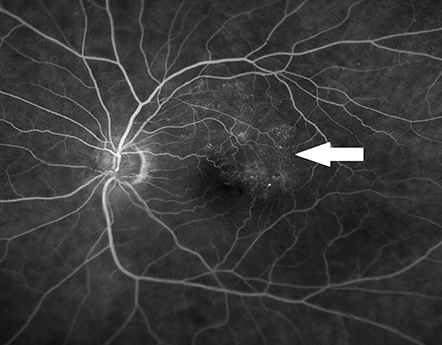
%> input picture Best_Satellite_Images/fovea7.png, 442 x 345 px
$ octave Main_satellite_contrast.m   (GNU Octave 9; MATLAB toolbox functions it lacks are replaced by stand-ins)
%> lines starting %> are read from the running program, lines starting %| are printed output that depends on the picture
### Matlab_Codes/Subbands.m
function [ LL, HL, LH, HH, Sub_Im ] = Subbands( image )
%The Subband function performs DWT to obtain 4 subbands of an image.
%   Input: image
%   Output: LL, HL, LH, HH subbands obtained by performing Discrete Wavelet Transform (DWT).
%           Sub_Im which is an array containing the 4 subbands

image = double(image); % the data should be in double precision value format
[LL, HL, LH, HH] = dwt2 ( image, 'db1' );  % perform DWT to obtain the 4 subbands
[H, W] = size(LL); % obtain height(H) and width(W) of subband LL to know the size of the array.
Sub_Im = zeros (2*H, 2*W); % initializing an array with H and W dimensions that will contain all 4 subbands.

  Sub_Im ( 1 : H , 1 : W ) = LL;
  Sub_Im ( 1 : H , (W+1 : W*2) ) = HL;
  Sub_Im ( (H+1 : H*2) , 1:W ) = LH;
  Sub_Im ( (H+1 : H*2) , (W+1 : W*2) ) = HH;

end

### Matlab_Codes/SVD_DWT.m
function [ contrast_enhanced_img ] = SVD_DWT( low_contrast_img )
%%% Applys DWT and SVD to obtain a contrast enhaced image
% The technique decomposes the input image into the Discrete Wavelet Transform (DWT) subbands,
% updates the singular value matrix (SVD)  of the LL subband
% and reconstructs the image by Inverse Discrete Wavelet Transform (IDWT).
%%%   input = low contrast image
%%%   output = contrast enhanced image
%
%%% Based on the article:
% "Satellite Image Contrast Enhancement Based On Discrete Wavelet Transform and Singular Value Decomposition".
% By Hasan Demirel, Cagri Ozcinar & Gholamreza Anbarjafari
%----------------------------------------------------------


%% OBTAINING THE LL SUBBAND OF ORIGINAL IMAGE
[LL_orig, HL_orig, LH_orig, HH_orig, Subbands_orig] = Subbands (low_contrast_img);

%% PERFORMING SINGULAR VALUE DECOMPOSITION (SVD) ON THE LL SUBBAND OF ORIGINAL IMAGE
[U_orig, S_orig, V_orig] = svd (LL_orig);

%% PERFORMING GENERAL HISTOGRAM EQUALIZATION (GHE)
ghe_img = histeq(low_contrast_img, 256);

%% OBTAINING LL SUBBAND OF EQUALIZED IMAGE
[LL_ghe, HL_ghe, LH_ghe, HH_ghe, Subbands_ghe] = Subbands (ghe_img);

%% PERFORMING SVD ON LL SUBBAND OF EQUALIZED IMAGE
[U_ghe, S_ghe, V_ghe] = svd(LL_ghe);

%% OBTAINING THE ZETA COEFFICIENT
Z = max(S_ghe) / max(S_orig); % dividing the max singular value of equalized img / max singular value of original img

%% CALCULATING NEW SIGMA
new_sigma = Z * S_orig; %updating the new singular value matrix

%% OBAINING NEW LL SUBBAND
new_LL = U_orig * new_sigma * V_orig' ; % obtaining the new LL subband

%% RECONSTRUCT NEW ENHANCED IMAGE BY IDWT
 contrast_enhanced_img = idwt2 (new_LL, HL_orig, LH_orig, HH_orig, 'db1'); %constructing the new enhanced image

end

### Matlab_Codes/BPDHE.m
function [outputImage, transformationMap] = BPDHE(inputImage, fuzzyMembershipType, parameters)
%
%fcnBPDFHE performs Brightness Preserving Dynamic Fuzzy Histogram
%   Equalization (BPDFHE) on an Image
%
%   OUTPUTIMAGE = fcnBPDFHE(INPUTIMAGE) performs BPDFHE on an image using
%   default parameter settings. Supported image classes for INPUTIMAGE
%   include uint8, uint16, int16, single, double. Default execution uses a
%   triangular membership function with support of 5. Default memberships
%   values are [1 2 3 4 5 4 3 2 1].
%
%   OUTPUTIMAGE = fcnBPDFHE(INPUTIMAGE,FUZZY_MEMBERSHIP_TYPE,PARAMETERS)
%   performs BPDFHE on the INPUTIMAGE using Fuzzy Memberships as defined in
%   FUZZY_MEMBERSHIP_TYPE
%       Options:
%       --------
%       triangular - uses a triangular membership function
%       gaussian - uses a gaussian membership function
%       custom - uses the  user defined membership values
%   PARAMETERS are to be specified accordingly for usage
%       Options:
%       --------
%       Width of support if 'triangular'. Suggested is 5 for uint8
%       Width of support and spread factor if 'gaussian'. Suggested is
%       [5,2] for uint8
%       User defined membership values if 'custom'. Suggested is [1 2 3 4 5 4 3 2 1]
%
%   [OUTPUTIMAGE, TRANSFORMATION_MAP] = fcnBPDFHE(...) returns also the
%   intensity transformation matrix for further usage.
%
%   Details of the method are available in
%   D. Sheet, H. Garud, A. Suveer, J. Chatterjee and M. Mahadevappa,
%   "Brightness Preserving Dynamic Fuzzy Histogram Equalization",
%   IEEE Trans., Consumer Electronics, vol. 56, no. 4, pp. 2475 - 2480,
%   Nov. 2010. [http://dx.doi.org/10.1109/TCE.2010.5681130]
%
%   H. Garud, D. Sheet, A. Suveer, P.K. Karri, A.K. Ray, M. Mahadevappa,
%   J. Chatterjee, "Brightness preserving contrast enhancement in digital
%   pathology", Proc. ICIIP 2011.
%   [http://dx.doi.org/10.1109/ICIIP.2011.6108964]
%
%   2009 (c) Debdoot Sheet, Indian Institute of Technology Kharagpur, India
%       Ver 1.0     28 January 2009
%       Ver 2.0     11 December 2011
%           Rev 1.0 14 December 2011
%           Rev 2.0 15 December 2011
%
% Example (Grayscale Images)
% --------------------------
% inputImage = imread('cameraman.tif');
% outputImage = fcnBPDFHE(inputImage);
% figure, subplot 131, imshow(inputImage), subplot 132,
% imshow(outputImage), subplot 133, imshow(inputImage-outputImage,[])
%
% Example (Color Images)
% --------------------------
% rgbInputImage = imread('peppers.png');
% labInputImage = applycform(rgbInputImage,makecform('srgb2lab'));
% Lbpdfhe = fcnBPDFHE(labInputImage(:,:,1));
% labOutputImage = cat(3,Lbpdfhe,labInputImage(:,:,2),labInputImage(:,:,3));
% rgbOutputImage = applycform(labOutputImage,makecform('lab2srgb'));
% figure, subplot 121, imshow(rgbInputImage), subplot 122,
% imshow(rgbOutputImage);


% 2009 (c) Debdoot Sheet, Indian Institute of Technology Kharagpur, India
% All rights reserved.
%
% Permission is hereby granted, to use, copy, modify, and distribute this code
% (the source files) and its documentation for any purpose, provided that
% the copyright notice in its entirety appear in all copies of this code,
% and the original source of this code. Further Indian Institute of
% Technology Kharagpur (IIT Kharagpur / IITKGP)  is acknowledged in any
% publication that reports research or any usage using this code. The work
% is to be cited using the bibliography as
%
% D. Sheet, H. Garud, A. Suveer, J. Chatterjee and M. Mahadevappa,
% "Brightness Preserving Dynamic Fuzzy Histogram Equalization",
% IEEE Trans., Consumer Electronics, vol. 56, no. 4, pp. 2475 - 2480,
% Nov. 2010. [http://dx.doi.org/10.1109/TCE.2010.5681130]
%
% Garud, H.  Sheet, D.  Suveer, A.  Karri, P.K.  Ray, A.K.  Mahadevappa, M.
% Chatterjee, J., "Brightness preserving contrast enhancement in digital
% pathology", Proc. ICIIP 2011.
% [http://dx.doi.org/10.1109/ICIIP.2011.6108964]
%
% In no circumstantial cases or events the Indian Institute of Technology
% Kharagpur or the author(s) of this particular disclosure be liable to any
% party for direct, indirectm special, incidental, or consequential
% damages if any arising out of due usage. Indian Institute of Technology
% Kharagpur and the author(s) disclaim any warranty, including but not
% limited to the implied warranties of merchantability and fitness for a
% particular purpose. The disclosure is provided hereunder "as in"
% voluntarily for community development and the contributing parties have
% no obligation to provide maintenance, support, updates, enhancements,
% or modification.

%%%%%%%%%%%%%%%%%%%%%%%%%%%%%%
% Input argument support check
iptcheckinput(inputImage,{'uint8','uint16','int16','single','double'}, {'nonsparse','2d'}, mfilename,'I',1);

if nargin == 1
    parameters = 5;
    membership = parameters(1)-abs(-parameters(1):parameters(1));
elseif nargin == 3
    if strcmp(fuzzyMembershipType,'triangular')
        if ~(numel(parameters)==1)
            error('fcnBPDFHE supports only 1 parameter for Triangular Membership');
        end
        membership = parameters(1)-abs(-parameters(1):parameters(1));
    elseif strcmp(fuzzyMembershipType,'gaussian')
        if ~(numel(parameters)==2)
            error('fcnBPDFHE supports only 2 parameters for Gaussian Membership');
        end
        membership = exp(-(-parameters(1):parameters(1)).^2/parameters(2)^2);
    elseif strcmp(fuzzyMembershipType,'custom')
        if numel(parameters)==0
            error('fcnBPDFHE requires the membership value specification as 1-D array for Custom Membership');
        end
        membership = parameters;
    else
        error('Unsupported membership type declaration');
    end
else
    error('Unsupported calling of fcnBPDFHE');
end

imageType = class(inputImage);

% Histogram creation
if strcmp(class(inputImage),'uint8')
    [crispHistogram,grayScales] = imhist(inputImage);
elseif strcmp(class(inputImage),'uint16')
    crispHistogram = zeros([2^16 1]);
    for counter = 1:numel(inputImage)
        crispHistogram(inputImage(counter)+1) = crispHistogram(inputImage(counter)+1) + 1;
    end
    grayScales = 0:(2^16 - 1);
elseif strcmp(class(inputImage),'int16')
    crispHistogram = zeros([2^16 1]);
    for counter = 1:numel(inputImage)
        crispHistogram(inputImage(counter)+32769) = crispHistogram(inputImage(counter)+32769) + 1;
    end
    grayScales = -32768:32767;
elseif (strcmp(class(inputImage),'double')||strcmp(class(inputImage),'single'))
    maxGray = max(inputImage(:));
    minGray = min(inputImage(:));
    inputImage = im2uint8(mat2gray(inputImage));
    [crispHistogram,grayScales] = imhist(inputImage);
end

inputImage = double(inputImage);

fuzzyHistogram = zeros(numel(crispHistogram)+numel(membership)-1,1);

for counter = 1:numel(membership)
    fuzzyHistogram = fuzzyHistogram + membership(counter)*[zeros(counter-1,1);crispHistogram;zeros(numel(membership)-counter,1)];
end

fuzzyHistogram = fuzzyHistogram(ceil(numel(membership)/2):end-floor(numel(membership)/2));

del1FuzzyHistogram = [0;(fuzzyHistogram(3:end)-fuzzyHistogram(1:end-2))/2;0];
del2FuzzyHistogram = [0;(del1FuzzyHistogram(3:end)-del1FuzzyHistogram(1:end-2))/2;0];

locationIndex = (2:numel(fuzzyHistogram)-1)'+1;

maxLocAmbiguous = locationIndex(((del1FuzzyHistogram(1:end-2).*del1FuzzyHistogram(3:end))<0) & (del2FuzzyHistogram(2:end-1)<0));

counter = 1;

maxLoc = 1;

while counter < numel(maxLocAmbiguous)
    if (maxLocAmbiguous(counter)==(maxLocAmbiguous(counter+1)-1))
        maxLoc = [maxLoc ; (maxLocAmbiguous(counter)*(fuzzyHistogram(maxLocAmbiguous(counter))>fuzzyHistogram(maxLocAmbiguous(counter+1)))) + (maxLocAmbiguous(counter+1)*(fuzzyHistogram(maxLocAmbiguous(counter))<=fuzzyHistogram(maxLocAmbiguous(counter+1))))];
        counter = counter + 2;
    else
        maxLoc = [maxLoc ; maxLocAmbiguous(counter)];
        counter = counter + 1;
    end
end
if(maxLoc(end)~=numel(fuzzyHistogram))
    maxLoc = [maxLoc ; numel(fuzzyHistogram)];
end

low = maxLoc(1:end-1);
high = [maxLoc(2:end-1)-1;maxLoc(end)];
span = high-low;
cumulativeHistogram = cumsum(fuzzyHistogram);
M = cumulativeHistogram(high)-cumulativeHistogram(low);
factor = span .* log10(M);
range = max(grayScales)*factor/sum(factor);

transformationMap = zeros(numel(grayScales),1);

for counter = 1:length(low)
    for index = low(counter):high(counter)
        transformationMap(index) = round((low(counter)-1) + (range(counter)*(sum(fuzzyHistogram(low(counter):index)))/(sum(fuzzyHistogram(low(counter):high(counter))))));
    end
end

outputImage = transformationMap(inputImage+1);

outputImage = mean(inputImage(:))/mean(outputImage(:))*outputImage;

outputImage = cast(outputImage,imageType);

if strcmp(imageType,'single')
    outputImage = minGray + (maxGray-minGray)*mat2gray(outputImage);
elseif strcmp(imageType,'double')
    outputImage = minGray + (maxGray-minGray)*mat2gray(outputImage);
end

### Matlab_Codes/SVE.m
function [ equalized_image ] = SVE ( image )
%   In this singular value equalization (SVE) method the intensity of
%   the image is equalized by performing SVD and equalizing the singular
%   value of sigma.
%%%   input  =  low contrast image
%%%   output = intensity equalized image


%% PREPARING THE IMAGE
image = double(image);

%% PERFORMING SVD ON THE ORIGINAL IMAGE
[U, S, V] = svd(image);

%% CREATING OF AN IMAGE OF SAME DIMENSIONS OF MEAN 128
[X, Y] = size(image);
image_mean_128 = ones(X, Y) * 128;

%% PERFORMING SVD ON THE IMAGE OF MEAN 128
[U_mean_128, S_mean_128, V_mean_128] = svd(image_mean_128);

%% OBTAINING THE ZETA COEFFICIENT
zeta = max(image_mean_128)/max(image);   % zeta coefficient= max singular value of sigma / max value of image

%% CALCULATING NEW SIGMA
new_sigma = zeta * S; %updating the new singular value matrix(sigma)

%% RECONSTRUCT NEW ENHANCED IMAGE
equalized_image = (U * new_sigma * V') ; %reconstructing new image by multiplying the 3 matrices.


end

### Matlab_Codes/Main_satellite_contrast.m
%%%%%%%%  SATELLITE IMAGE CONTRAST ENHACEMENT  %%%%%%%%%
%%% Authors: Benjamin Chatain  and Katherine Sheran
%%% Master in Medical Imaging and Applications (MAIA)

%%% Based on the article:
% "Satellite Image Contrast Enhancement Based On Discrete Wavelet Transform and Singular Value Decomposition".
% By Hasan Demirel, Cagri Ozcinar & Gholamreza Anbarjafari
%----------------------------------------------------------------------
% Start cleaning everything
%----------------------------------------------------------------------
clear       %no variables
close all   %no figures
clc         %empty command window
%----------------------------------------------------------------------
%% LOADING THE LOW CONTRAST IMAGE
%----------------------------------------------------------------------
%% images provided are:  sat1.png / sat2.jpg / space3.png / eye1.png / eye2.png / eye3.png
original_img = imread('fovea7.png');  %reading the image
%> original_img is the input picture: size 345x442x3 uint8; min 0, max 255, mean 57.1
original_img = rgb2gray(original_img); % converting to greyscale image
%> original_img: size 345x442 uint8


%----------------------------------------------------------------------
%% APPLYING DIFFERENT CONTRAST ENAHNCEMENT METHODS
%----------------------------------------------------------------------
[ SVD_DWT_img ] = SVD_DWT (original_img); %Proposed Method
%> in Subbands (call 2), `[LL, HL, LH, HH] = dwt2 ( image, 'db1' );`:
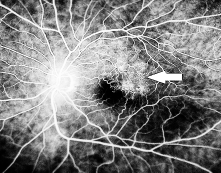
%> LL: size 173x221 double; min 0, max 510, mean 258.2; drawn with min black and max white
%> in Subbands (call 2), `[LL, HL, LH, HH] = dwt2 ( image, 'db1' );`:
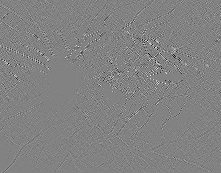
%> HH: size 173x221 double; min -158.5, max 151.5, mean 0.1; drawn with min black and max white
%> in Subbands (call 2), `Sub_Im ( 1 : H , (W+1 : W*2) ) = HL;`:
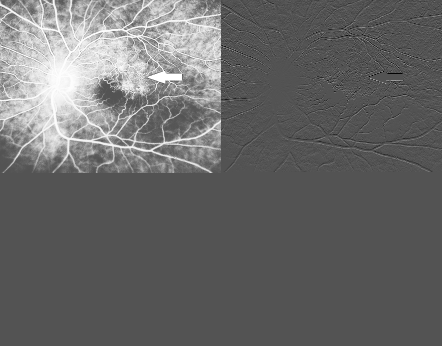
%> Sub_Im: size 346x442 double; min -247.5, max 510, mean 64.6; drawn with min black and max white
%> in SVD_DWT, `Z = max(S_ghe) / max(S_orig);`: Z = 2.32

GHE_img = histeq(original_img, 256); %General Histogram Equalization

CLAHE_img = adapthisteq(original_img); % Contrast Limited Adaptive Histogram Equalization
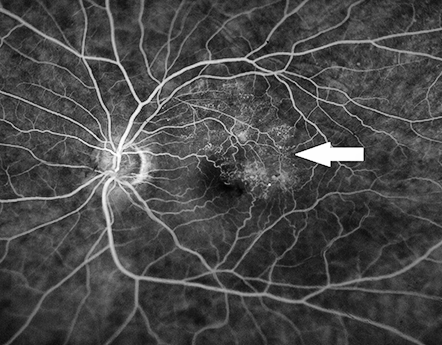
%> CLAHE_img: size 345x442 uint8; min 0, max 255, mean 72.6

BPDHE_img = BPDHE(original_img); %Brightness Preserving Dynamic Histogram
%> in BPDHE, `[crispHistogram,grayScales] = imhist(inputImage);`: crispHistogram = 256 values, max 4367 at index 51, min 1 at index 2, mean 595.7; grayScales = 256 values from 0 to 255
%> after the loop in BPDHE, `for counter = 1:numel(membership)`: fuzzyHistogram = 266 values, max 107654 at index 54, min 0 at index 1, mean 14331.8
%> in BPDHE, `fuzzyHistogram = fuzzyHistogram(ceil(numel(membership)/2):end-floor(nu..`: fuzzyHistogram = 256 values, max 107654 at index 49, min 42 at index 1, mean 14859.5
%> in BPDHE, `del1FuzzyHistogram = [0;(fuzzyHistogram(3:end)-fuzzyHistogram(1:end-2)..`: del1FuzzyHistogram = 256 values, max 7880.5 at index 33, min -4507 at index 58, mean 14.25
%> in BPDHE, `del2FuzzyHistogram = [0;(del1FuzzyHistogram(3:end)-del1FuzzyHistogram(..`: del2FuzzyHistogram = 256 values, max 1054 at index 29, min -837.5 at index 37, mean 1.54
%> in BPDHE, `maxLocAmbiguous = locationIndex(((del1FuzzyHistogram(1:end-2).*del1Fuz..`: maxLocAmbiguous = [49; 50; 194; 195; 209; 230; 231]
%> the loop in BPDHE, `while counter < numel(maxLocAmbiguous)` made 4 passes
%> maxLoc on passes 1 to 4: [1; 49], [1; 49; 194], [1; 49; 194; 209], [1; 49; 194; 209; 230]
%> in BPDHE, `maxLoc = [maxLoc ; numel(fuzzyHistogram)];`: maxLoc = [1; 49; 194; 209; 230; 256]
%> in BPDHE, `low = maxLoc(1:end-1);`: low = [1; 49; 194; 209; 230]
%> in BPDHE, `high = [maxLoc(2:end-1)-1;maxLoc(end)];`: high = [48; 193; 208; 229; 256]
%> in BPDHE, `span = high-low;`: span = [47; 144; 14; 20; 26]
%> in BPDHE, `cumulativeHistogram = cumsum(fuzzyHistogram);`: cumulativeHistogram = 256 values from 42 to 3804033
%> in BPDHE, `M = cumulativeHistogram(high)-cumulativeHistogram(low);`: M = [1564330; 2105107; 6301; 4770; 14628]
%> in BPDHE, `factor = span .* log10(M);`: factor = [291.1; 910.6; 53.19; 73.57; 108.3]
%> in BPDHE, `range = max(grayScales)*factor/sum(factor);`: range = [51.67; 161.6; 9.44; 13.06; 19.22]
%> after the loop in BPDHE, `for counter = 1:length(low)`: transformationMap = 256 values, max 248 at index 256, min 0 at index 1, mean 162.3
%> in BPDHE, `outputImage = mean(inputImage(:))/mean(outputImage(:))*outputImage;`:
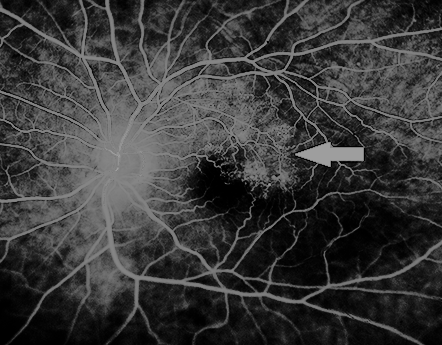
%> outputImage: size 345x442 double; min 0, max 158.6, mean 57.1

SVE_img = SVE(original_img); %Singular Value Equalization
%> in SVE, `zeta = max(image_mean_128)/max(image);`: zeta = 0.659


%----------------------------------------------------------------------
%% QUALITATIVE RESULTS
%----------------------------------------------------------------------
figure
subplot(2,3,1), imshow(original_img)
title('Original Image');

subplot(2,3,2), imshow( GHE_img );
title('General Histogram Equalization');

subplot(2,3,3), imshow(CLAHE_img);
title('Contrast Limited Adaptive Histogram Equalization');

subplot(2,3,4), imshow(BPDHE_img);
title('Brightness Preserving Dynamic Histogram Equalization');

subplot(2,3,5), imshow( uint8 (SVE_img));
title('Singular Value Equalization');

subplot(2,3,6), imshow(uint8 (SVD_DWT_img) );
%> after `imshow(uint8 (SVD_DWT_img) )`:
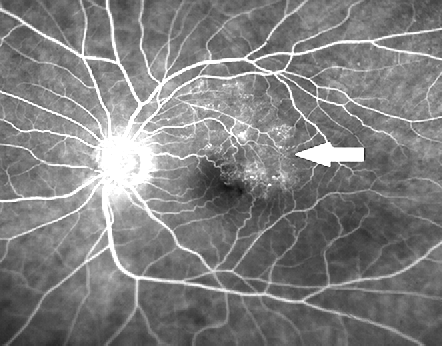
%> displayed picture: size 346x442, on the screen's scale of 0 to 255; min 13, max 255, mean 127.6
title('Proposed Method: SVD & DWT');

%----------------------------------------------------------------------
%% QUANTITATIVE RESULTS
%----------------------------------------------------------------------
figure
subplot(2,3,1);
h1 = histogram(original_img, 'Normalization','pdf');
h1.NumBins = 50;
title('Original Image');

subplot(2,3,2);
h2 = histogram(GHE_img,'Normalization','pdf');
h2.NumBins = 70;
title('General Histogram Equalization');

subplot(2,3,3);
h3 = histogram(CLAHE_img,'Normalization','pdf');
h3.NumBins = 70;
title('Contrast Limited Adaptive Histogram Equalization');

subplot(2,3,4);
h4 = histogram(BPDHE_img,'Normalization','pdf');
h4.NumBins = 70;
title('Brightness Preserving Dynamic Histogram Equalization');

subplot(2,3,5);
h5 = histogram(SVE_img,'Normalization','pdf');
h5.NumBins = 70;
title('Singular Value Equalization');

subplot(2,3,6);
h6 = histogram(SVD_DWT_img,'Normalization','pdf');
h6.NumBins = 70;
title('Proposed Method: SVD & DWT');
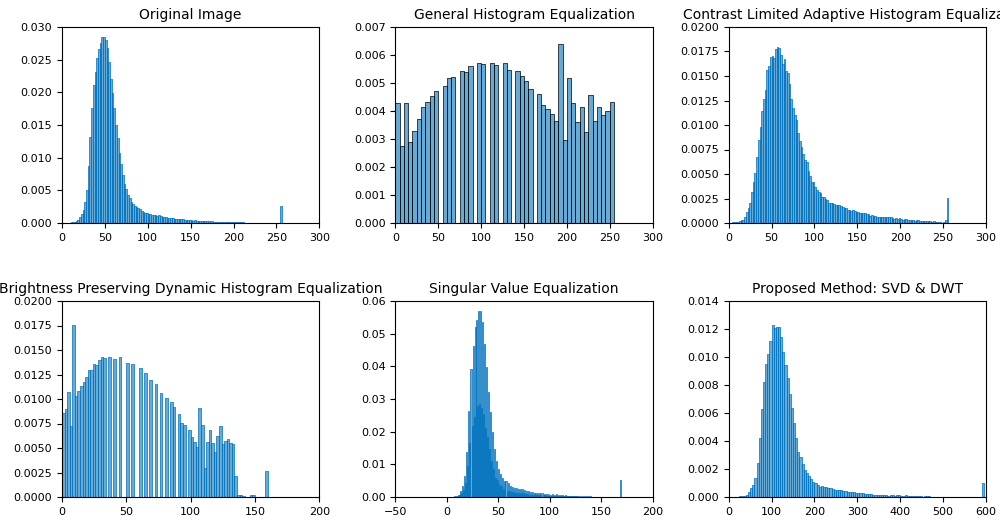
%> figure redrawn from the program's plot data, 6 panels; panel 1: tallest bar 0.0285 high, from x = 46 to 48; panel 2: tallest bar 0.00641 high, from x = 190 to 195; panel 3: tallest bar 0.0179 high, from x = 56 to 58; panel 4: tallest bar 0.0175 high, from x = 8 to 10

$ run again, with Satellite_Images/sat2.jpg saved as Best_Satellite_Images/fovea7.png
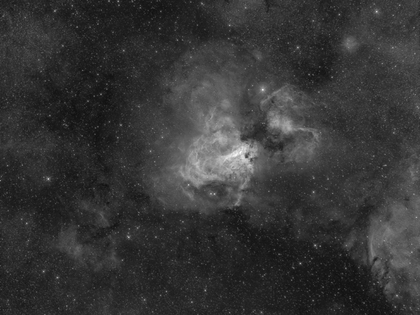
%> input picture Satellite_Images/sat2.jpg, 420 x 315 px, shrunk from 1200 x 900 before the run
%> original_img is the input picture: size 315x420x3 uint8; min 15, max 254, mean 53.8
%> original_img: size 315x420 uint8
%> in Subbands (call 2), `Sub_Im ( 1 : H , (W+1 : W*2) ) = HL;`:
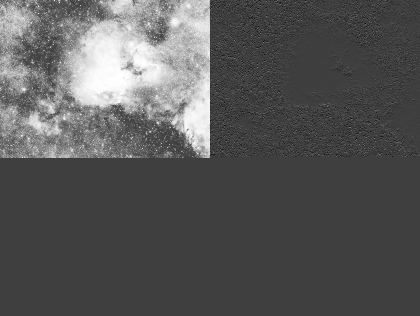
%> Sub_Im: size 316x420 double; min -167.5, max 510, mean 64.5; drawn with min black and max white
%> Z = 2.48
%> crispHistogram = 256 values, max 3336 at index 40, min 0 at index 1, mean 516.8; grayScales = 256 values from 0 to 255
%> after the loop in BPDHE, `for counter = 1:numel(membership)`: fuzzyHistogram = 266 values, max 80918 at index 45, min 0 at index 1, mean 12434.2
%> in BPDHE, `fuzzyHistogram = fuzzyHistogram(ceil(numel(membership)/2):end-floor(nu..`: fuzzyHistogram = 256 values, max 80918 at index 40, min 0 at index 1, mean 12919.9
%> del1FuzzyHistogram = 256 values, max 5301 at index 28, min -2614 at index 64, mean 0.0176
%> del2FuzzyHistogram = 256 values, max 731.8 at index 20, min -626 at index 37, mean 0
%> maxLocAmbiguous = [41; 42; 135; 136; 197; 198; 205; 214; 215; 224; 237; 238; 247]
%> the loop in BPDHE, `while counter < numel(maxLocAmbiguous)` made 7 passes
%> maxLoc on passes 1 to 7: [1; 41], [1; 41; 135], [1; 41; 135; 197], [1; 41; 135; 197; 205], [1; 41; 135; 197; 205; 214], [1; 41; 135; 197; 205; 214; 224], [1; 41; 135; 197; 205; 214; 224; 237]
%> in BPDHE, `maxLoc = [maxLoc ; numel(fuzzyHistogram)];`: maxLoc = [1; 41; 135; 197; 205; 214; 224; 237; 256]
%> low = [1; 41; 135; 197; 205; 214; 224; 237]
%> high = [40; 134; 196; 204; 213; 223; 236; 256]
%> span = [39; 93; 61; 7; 8; 9; 12; 19]
%> cumulativeHistogram = 256 values from 0 to 3307494
%> M = [1006347; 2156810; 57643; 912; 915; 668; 325; 160]
%> factor = [234.1; 589; 290.4; 20.72; 23.69; 25.42; 30.14; 41.88]
%> range = [47.55; 119.6; 58.99; 4.21; 4.81; 5.16; 6.12; 8.51]
%> after the loop in BPDHE, `for counter = 1:length(low)`: transformationMap = 256 values, max 245 at index 256, min 0 at index 1, mean 145.5
%> zeta = 0.933
%> `imshow(uint8 (SVD_DWT_img) )`:
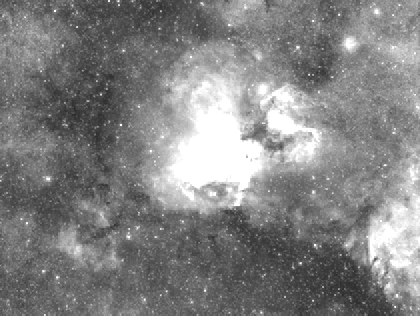
%> displayed picture: size 316x420, on the screen's scale of 0 to 255; min 44, max 255, mean 130.1
